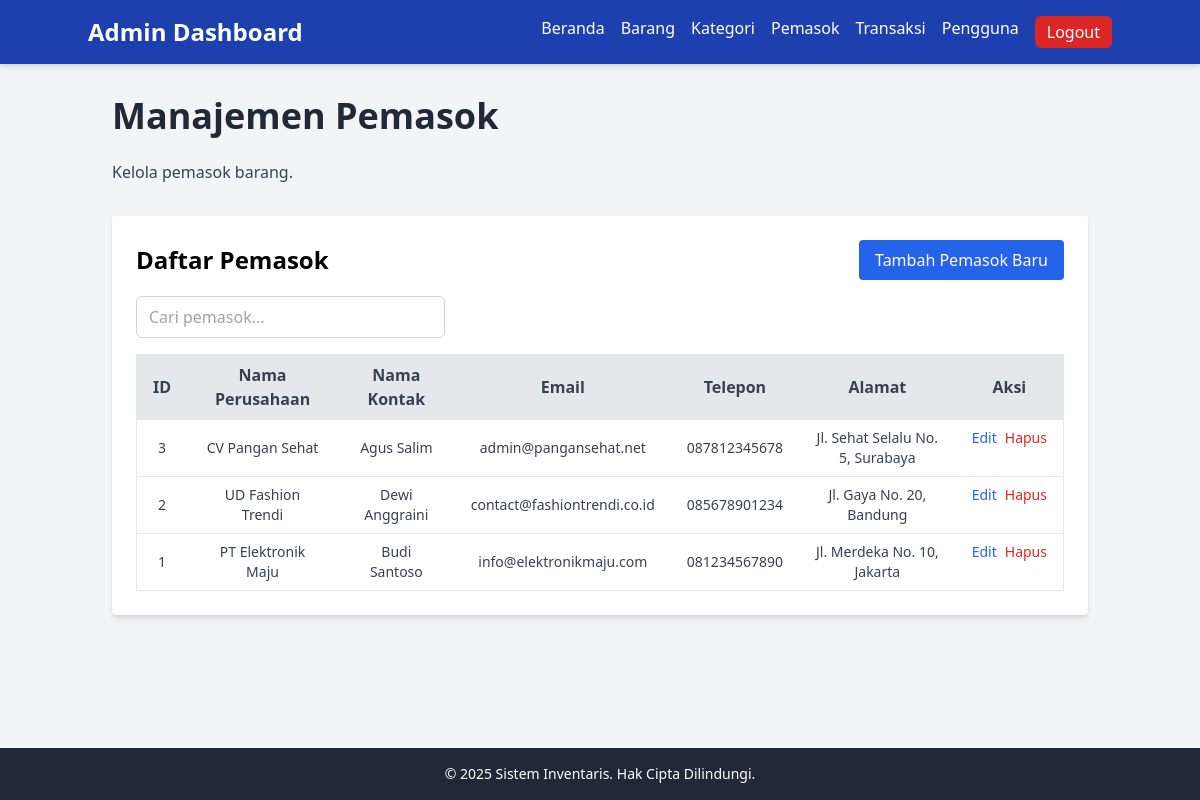
Screenshot of /views/admin/suppliers.php (signed in) with the database file from the repository.
### tables this page shows
CREATE TABLE IF NOT EXISTS pemasok (
    id INT AUTO_INCREMENT PRIMARY KEY,
    user_id INT UNIQUE,  
                          
    perusahaan VARCHAR(255),
    kontak VARCHAR(255) NOT NULL,  
    email VARCHAR(255),
    telepon VARCHAR(20),
    alamat TEXT,
    created_at TIMESTAMP DEFAULT CURRENT_TIMESTAMP,
    updated_at TIMESTAMP DEFAULT CURRENT_TIMESTAMP ON UPDATE CURRENT_TIMESTAMP,

     
    FOREIGN KEY (user_id) REFERENCES users(id) ON DELETE SET NULL ON UPDATE CASCADE
     
     
     
);

### views/admin/suppliers.php (the view, shortened to what this page needs)
<?php
include_once __DIR__ . '/../../src/db.php';
$pemasok = $conn->query("SELECT * FROM pemasok ORDER BY id DESC");
?>
<!DOCTYPE html>
<html lang="id">
<head>
    <script src="https://cdn.tailwindcss.com"></script>
    <link rel="stylesheet" href="../../assets/css/style.css">
</head>
<body class="bg-gray-100 font-sans flex min-h-screen flex-col">
    <?php include_once 'components/navbar.php' ?>
    <main class="container mx-auto px-6 py-8 flex-grow">
        <h1 class="text-4xl font-bold text-gray-800 mb-6">Manajemen Pemasok</h1>
        <p class="text-gray-700 mb-8">Kelola pemasok barang.</p>
        <div class="bg-white p-6 rounded shadow-md">
            <div class="flex justify-between items-center mb-4">
                <h2 class="text-2xl font-semibold">Daftar Pemasok</h2>
                <button onclick="openAddModal()" class="bg-blue-600 text-white px-4 py-2 rounded hover:bg-blue-700">Tambah Pemasok Baru</button>
            </div>
            <div class="mb-4">
                <input type="text" id="suppliersSearch" placeholder="Cari pemasok..." class="px-3 py-2 border border-gray-300 rounded-md focus:outline-none focus:ring-2 focus:ring-blue-500 w-full md:w-1/3">
            </div>
            <table class="min-w-full table-auto border">
                <thead class="bg-gray-200 text-gray-700">
                    <tr>
                        <th class="px-4 py-2">ID</th>
                        <th class="px-4 py-2">Nama Perusahaan</th>
                        <th class="px-4 py-2">Nama Kontak</th>
                        <th class="px-4 py-2">Email</th>
                        <th class="px-4 py-2">Telepon</th>
                        <th class="px-4 py-2">Alamat</th>
                        <th class="px-4 py-2">Aksi</th>
                    </tr>
                </thead>
                <tbody class="text-sm text-gray-700 text-center">
                    <?php while ($row = $pemasok->fetch_assoc()) : ?>
                        <tr class="border-t">
                            <td class="px-4 py-2"><?= $row['id'] ?></td>
                            <td class="px-4 py-2"><?= htmlspecialchars($row['perusahaan']) ?></td>
                            <td class="px-4 py-2"><?= htmlspecialchars($row['kontak']) ?></td>
                            <td class="px-4 py-2"><?= htmlspecialchars($row['email']) ?></td>
                            <td class="px-4 py-2"><?= htmlspecialchars($row['telepon']) ?></td>
                            <td class="px-4 py-2"><?= htmlspecialchars($row['alamat']) ?></td>
                            <td class="px-4 py-2 flex gap-2 justify-center">
                                <button onclick='openEditModal(<?= json_encode($row) ?>)' class="text-blue-600 hover:underline">Edit</button>
                                <a href="../../controllers/admin/suppliers.php?hapus=<?= $row['id'] ?>" onclick="return confirm('Yakin hapus data ini?')" class="text-red-600 hover:underline">Hapus</a>
                            </td>
                        </tr>
                    <?php endwhile; ?>
                </tbody>
            </table>
        </div>
    </main>
    <?php include_once 'components/footer.php' ?>
</body>
</html>

### assets/css/style.css (style rules this page uses)
html, body { height: 100%; margin: 0; padding: 0; }
* { transition-property: background-color, border-color, color, fill, stroke, opacity, box-shadow, transform, filter, backdrop-filter; transition-duration: 200ms; transition-timing-function: ease-in-out; }

### rows the page displays
pemasok: id "3", perusahaan "CV Pangan Sehat", kontak "Agus Salim", email "admin@pangansehat.net", telepon "087812345678", alamat "Jl. Sehat Selalu No. 5, Surabaya"
pemasok: id "2", perusahaan "UD Fashion Trendi", kontak "Dewi Anggraini", email "contact@fashiontrendi.co.id", telepon "085678901234", alamat "Jl. Gaya No. 20, Bandung"
pemasok: id "1", perusahaan "PT Elektronik Maju", kontak "Budi Santoso", email "info@elektronikmaju.com", telepon "081234567890", alamat "Jl. Merdeka No. 10, Jakarta"
